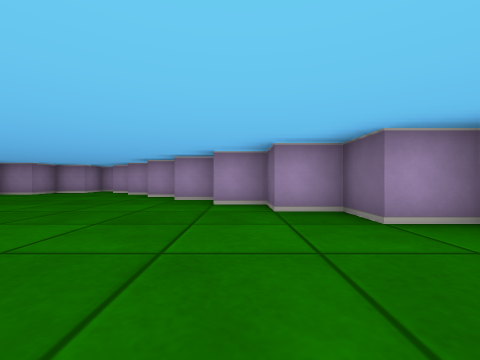
View 1 (above)

18 first-person views from a walk through a cub3D ray-caster map. The camera is about half as high as the walls, looks level and sees 90° across. The floor is counted in squares. Each view is taken from the middle of a square. On the plan, view 1 faces up. The plan holds only what a view shows up to about 9 squares ahead; the rest is blank.

View 2
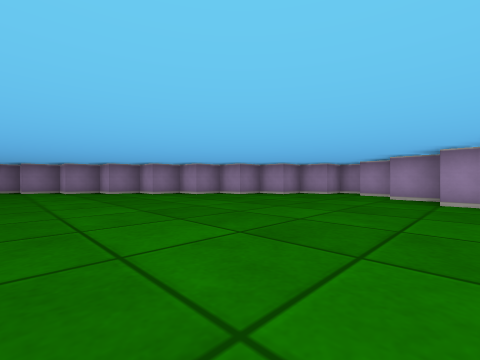

View 3
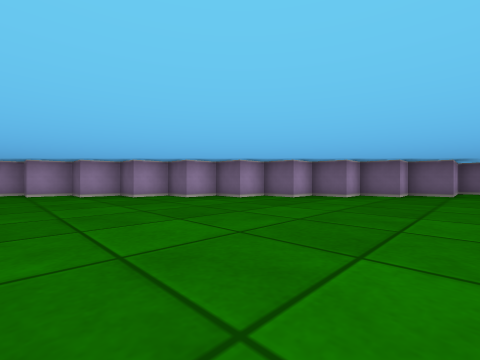

View 4
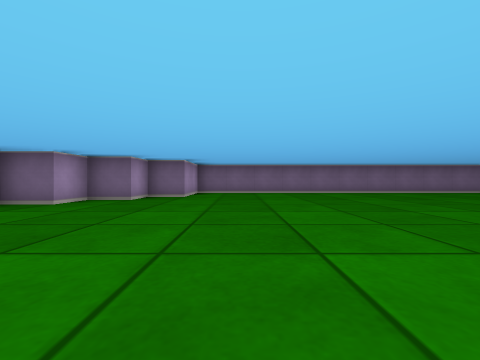

View 5
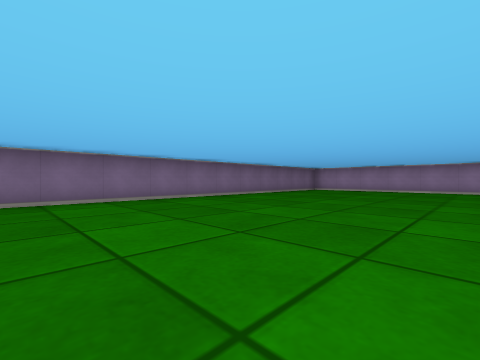

View 6
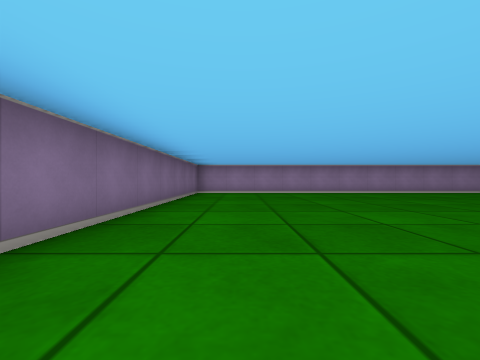

View 7
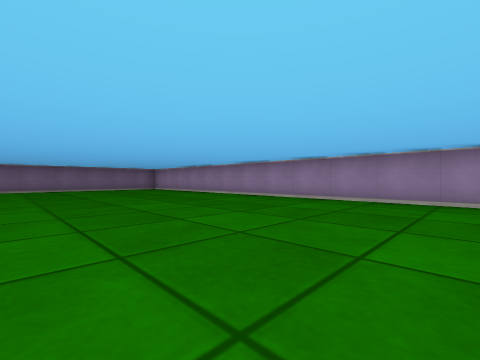

View 8
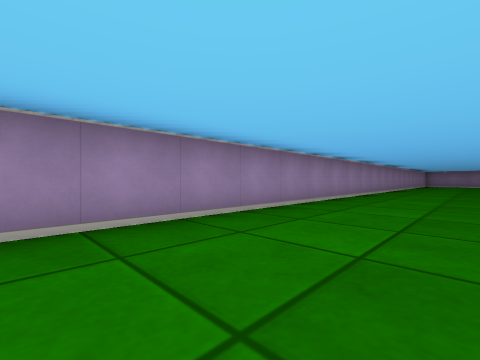

View 9
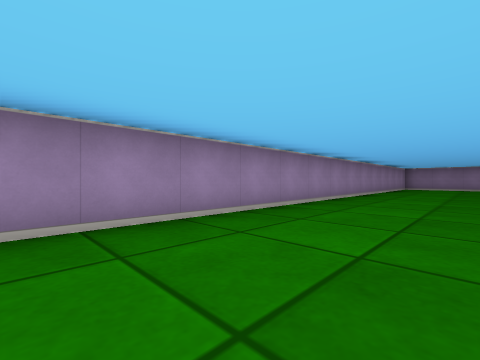

View 10
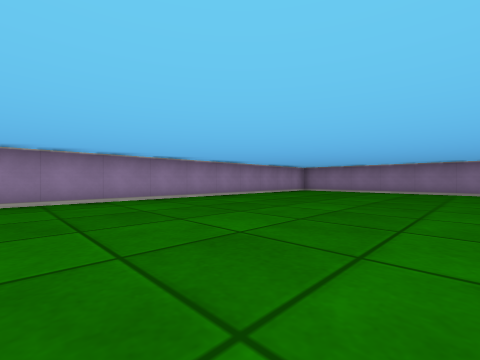

View 11
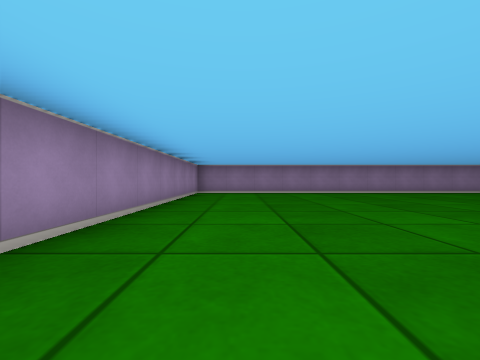

View 12
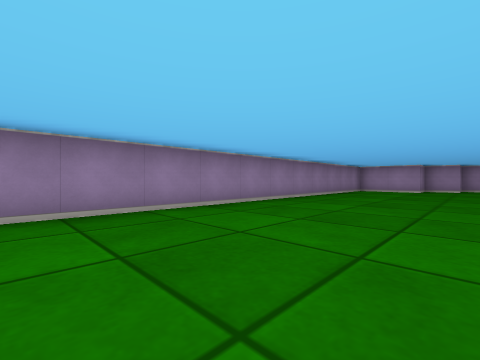

View 13
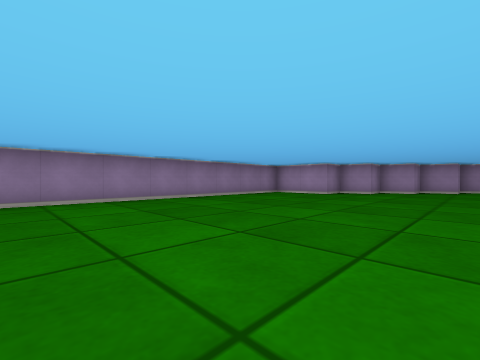

View 14
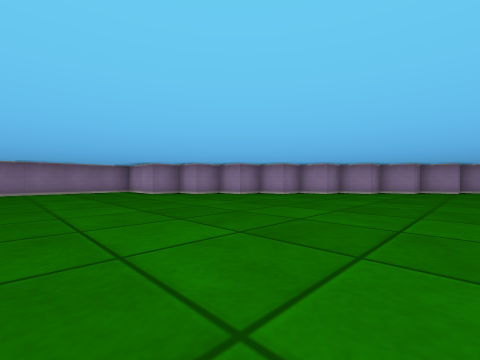

View 15
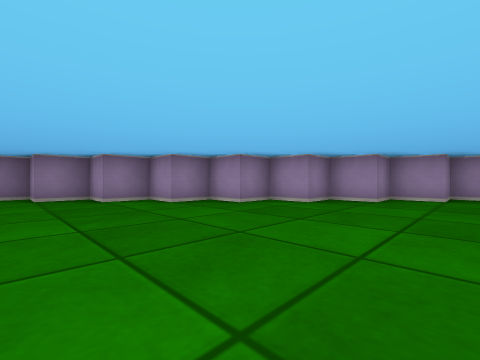

View 16
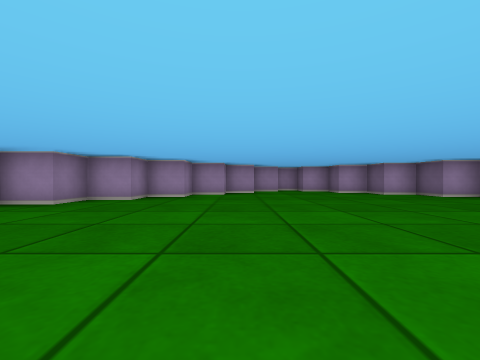

View 17
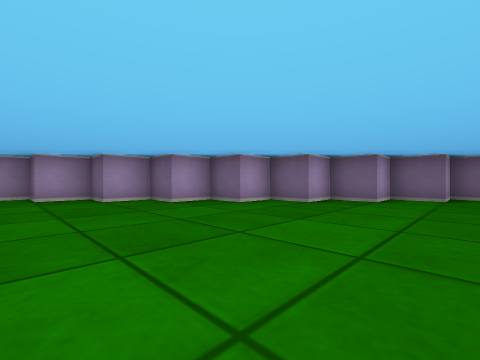

View 18
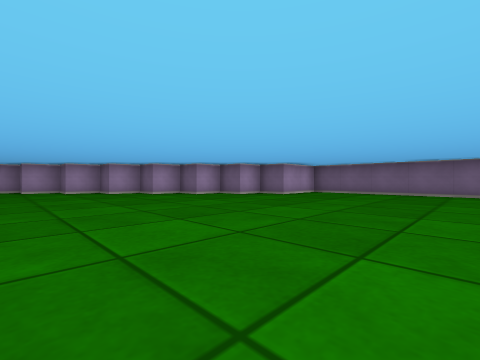

### Floor plan
Points are (right, up) in squares from view 1. A wall is a line through its corners. A room is listed if a view was taken in it or the views show most of it. See-through windows are left out.
Room 1 (views 1, 2, 3, 4, 5, 6, 7, 8, 9, 10, 11, 12, 13, 14, 15, 16, 17, 18)
walls: (-19.5, -3.8) (-19.5, -19.5) (9.5, -19.5) (9.5, -3.5) (7.5, -3.5) (7.5, -2.5) (6.5, -2.5) (6.5, -1.5) (5.5, -1.5) (5.5, -0.5) (4.5, -0.5) (4.5, 0.5) (3.5, 0.5) (3.5, 1.5) (2.5, 1.5) (2.5, 2.5) (1.5, 2.5) (1.5, 3.5) (0.5, 3.5) (0.5, 4.5) (-0.5, 4.5) (-0.5, 5.5) (-1.5, 5.5) (-1.5, 6.5) (-2.5, 6.5) (-2.5, 7.5) (-3.5, 7.5) (-3.5, 8); (-3.6, 8.5) (-4.5, 8.5); (-4.8, 9.5) (-5.5, 9.5) (-5.5, 8.5) (-6.5, 8.5) (-6.5, 7.5) (-7.5, 7.5) (-7.5, 6.5) (-8.5, 6.5) (-8.5, 5.5) (-9.5, 5.5) (-9.5, 4.5) (-10.5, 4.5) (-10.5, 3.5) (-11.5, 3.5) (-11.5, 2.5) (-12.5, 2.5) (-12.5, 1.5) (-13.5, 1.5) (-13.5, 0.5) (-14.5, 0.5) (-14.5, -0.5) (-15.5, -0.5) (-15.5, -1.5) (-16.5, -1.5) (-16.5, -2.5) (-17.5, -2.5) (-17.5, -3.5) (-19.2, -3.5)

Where each view was taken, in squares from view 1:
view 1: 0 up, 0 right, facing up
view 2: 1 up, 2 left, facing up-left
view 3: 4 down, 1 left, facing up-right
view 4: 5 down, 1 right, facing right
view 5: 9 down, 4 right, facing down-right
view 6: 11 down, 8 right, facing down
view 7: 14 down, 2 left, facing down-right
view 8: 17 down, 0 right, facing down-left
view 9: 17 down, 6 left, facing down-left
view 10: 14 down, 10 left, facing down-left
view 11: 18 down, 11 left, facing left
view 12: 14 down, 16 left, facing up-left
view 13: 11 down, 14 left, facing up-left
view 14: 7 down, 10 left, facing up-left
view 15: 2 down, 9 left, facing up-left
view 16: 1 down, 7 left, facing up
view 17: 1 down, 2 left, facing up-right
view 18: 8 down, 1 right, facing up-right
